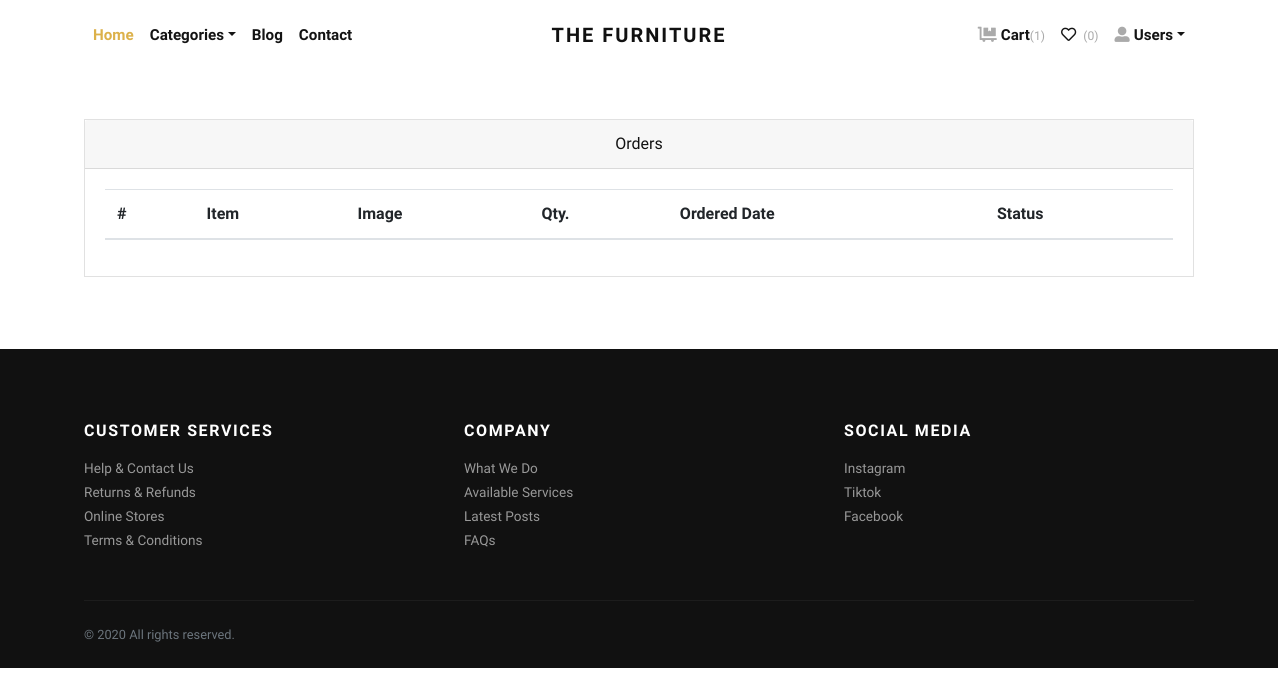
The page /orders/ (signed in) on the database as committed earlier.
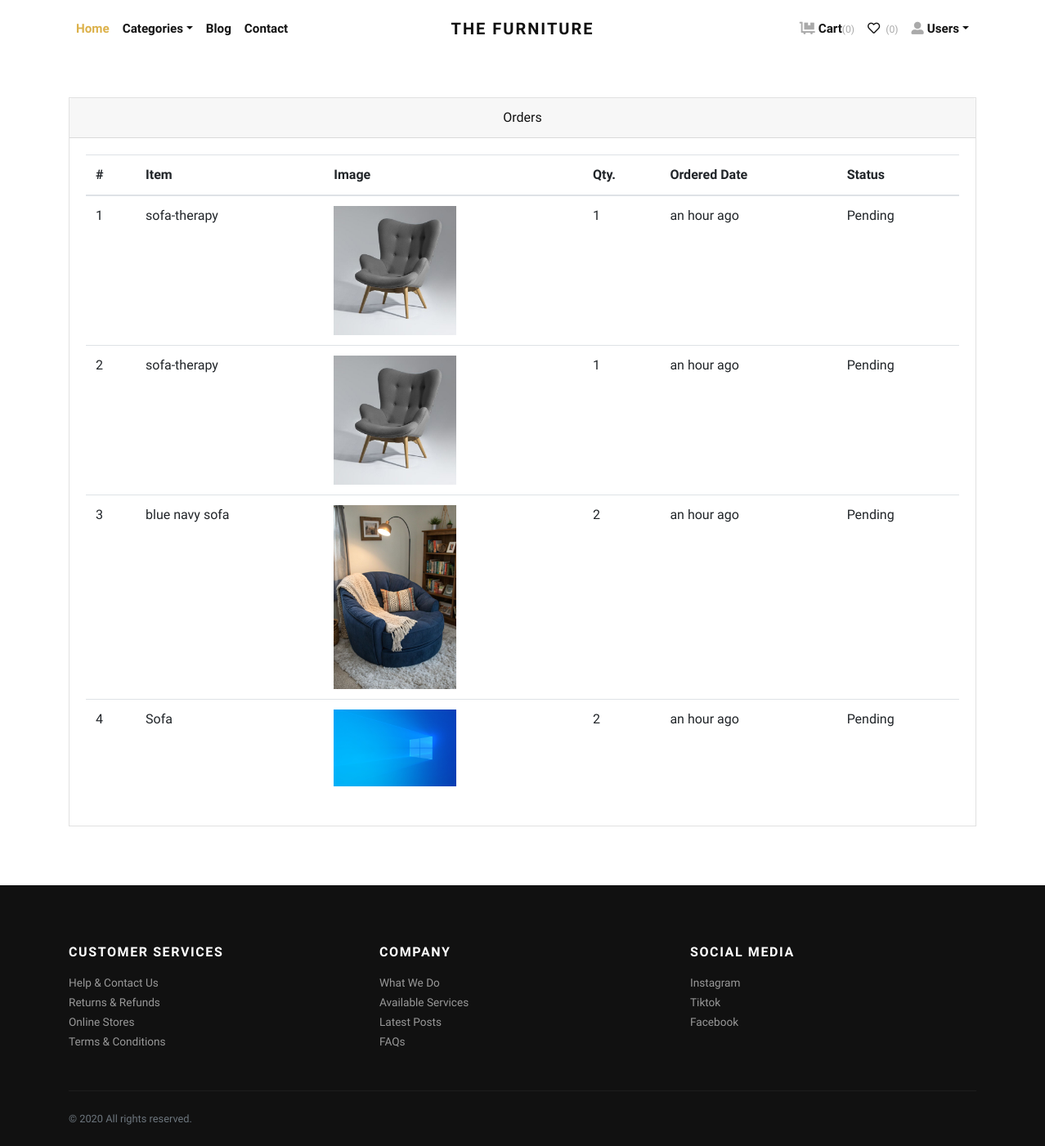
The same page on the database as committed later.
### store/models.py (models this page shows, shortened)
class Order(models.Model):
    user = models.ForeignKey(User, verbose_name="User", on_delete=models.CASCADE)
    address = models.ForeignKey(Address, verbose_name="Shipping Address", on_delete=models.CASCADE)
    product = models.ForeignKey(Product, verbose_name="Product", on_delete=models.CASCADE)
    quantity = models.PositiveIntegerField(verbose_name="Quantity")
    payment_method = models.CharField(
        max_length=10,
        default="COD"
    )
    ordered_date = models.DateTimeField(auto_now_add=True, verbose_name="Ordered Date")
    status = models.CharField(
        choices=STATUS_CHOICES,
        max_length=50,
        default="Pending"
    )

class Product(models.Model):
    title = models.CharField(max_length=150, verbose_name="Product Title")
    slug = models.SlugField(max_length=160, verbose_name="Product Slug")
    sku = models.CharField(max_length=255, unique=True, verbose_name="Unique Product ID (SKU)")
    short_description = models.TextField(verbose_name="Short Description")
    detail_description = models.TextField(blank=True, null=True, verbose_name="Detail Description")
    product_image = models.ImageField(upload_to='product', blank=True, null=True, verbose_name="Product Image")
    price = models.DecimalField(max_digits=8, decimal_places=2)
    category = models.ForeignKey(Category, verbose_name="Product Categoy", on_delete=models.CASCADE)
    is_active = models.BooleanField(verbose_name="Is Active?")
    is_featured = models.BooleanField(verbose_name="Is Featured?")
    created_at = models.DateTimeField(auto_now_add=True, verbose_name="Created Date")
    updated_at = models.DateTimeField(auto_now=True, verbose_name="Updated Date")
    class Meta:
        verbose_name_plural = 'Products'
        ordering = ('-created_at', )

### store/views.py (the view)
# urls.py: path('orders/', views.orders, name="orders"),
@login_required
def orders(request):
    orders = Order.objects.filter(user=request.user).order_by('-ordered_date')
    return render(request, 'store/orders.html', {'orders': orders})

### store/context_preprocessors.py (called while the page is built)
def store_menu(request):
    categories = Category.objects.filter(is_active=True)
    context = {
        'categories_menu': categories,
    }
    return context

def cart_menu(request):
    if request.user.is_authenticated:
        cart_items= Cart.objects.filter(user=request.user)
        context = {
            'cart_items': cart_items,
        }
    else:
        context = {}
    return context

### templates/store/orders.html (shortened to what this page needs)
{% extends 'base.html' %}
{% load static %}
{% load humanize %}
    {% block content %}
      <div class="container py-5">
        <div class="row">
          <div class="col-lg-12">
            <div class="card mb-4" id="tables">
              <div class="card-header text-center">Orders</div>
              <div class="card-body">
                <table class="table table-hover">
                  <thead>
                    <tr>
                      <th>#</th>
                      <th>Item</th>
                      <th>Image</th>
                      <th>Qty.</th>
                      <th>Ordered Date</th>
                      <th>Status</th>
                    </tr>
                  </thead>
                  <tbody>
                    {% if orders %}
                    {% for order in orders %}
                    <tr>
                      <td>{{forloop.counter}}</td>
                      <td>{{order.product.title}}</td>
                      <td>
                        {% if order.product.product_image %}
                          <img src="{{order.product.product_image.url}}" alt="{{order.product.product_ttile}}" style="width:150px;">
                        {% endif %}
                      </td>
                      <td>{{order.quantity}}</td>
                      <td>{{order.ordered_date|naturaltime}}</td>
                      <td>
                        {{order.status}}
                      </td>
                    </tr>
                    {% endfor %}
                    {% endif %}
                  </tbody>
                </table>
              </div>
            </div>
          </div>
        </div>
      </div>
{% endblock content %}

### templates/base.html (shortened to what this page needs)
{% load static %}
<!DOCTYPE html>
<html>
  <head>
    <link rel="stylesheet" href="{% static 'vendor/bootstrap/css/bootstrap.min.css' %}">
    <link rel="stylesheet" href="{% static 'vendor/lightbox2/css/lightbox.min.css' %}">
    <link rel="stylesheet" href="{% static 'vendor/nouislider/nouislider.min.css' %}">
    <link rel="stylesheet" href="{% static 'vendor/bootstrap-select/css/bootstrap-select.min.css' %}">
    <link rel="stylesheet" href="{% static 'vendor/owl.carousel2/assets/owl.carousel.min.css' %}">
    <link rel="stylesheet" href="{% static 'vendor/owl.carousel2/assets/owl.theme.default.css' %}">
    <link rel="stylesheet" href="{% static 'css/style.default.css' %}" id="theme-stylesheet">
    <link rel="stylesheet" href="{% static 'css/custom.css' %}">
  </head>
  <body>
    <div class="page-holder">
      {% include 'navbar.html' %}
      {% block content %}
      {% endblock content %}
      {% include 'footer.html' %}
      {% include 'scripts.html' %}

### templates/navbar.html (shortened to what this page needs)
{% load static %}
    <header class="header">
        <div class="container px-0 px-lg-3">
          <nav class="navbar navbar-expand-lg navbar-light py-3 px-lg-0"><a class="navbar-brand" href="{% url 'store:home' %}"><span class="font-weight-bold text-uppercase text-dark">The Furniture</span></a>
            <div class="collapse navbar-collapse" id="navbarSupportedContent">
              <ul class="navbar-nav mr-auto">
                <li class="nav-item">
                  <a class="nav-link active" href="{% url 'store:home' %}">Home</a>
                </li>
                <li class="nav-item dropdown"><a class="nav-link dropdown-toggle" id="pagesDropdown" href="#" data-toggle="dropdown" aria-haspopup="true" aria-expanded="false">Categories</a>
                </li>
                <li class="nav-item">
                  <a class="nav-link" href="{% url 'store:home' %}">Blog</a>
                </li>
                <li class="nav-item">
                  <a class="nav-link" href="{% url 'store:home' %}">Contact</a>
                </li>
              </ul>
              <ul class="navbar-nav ml-auto">
                {% if request.user.is_authenticated %}
                  <li class="nav-item"><a class="nav-link" href="{% url 'store:cart' %}"> <i class="fas fa-dolly-flatbed mr-1 text-gray"></i>Cart<small class="text-gray">({{cart_items.count}})</small></a></li>
                  <li class="nav-item"><a class="nav-link" href="#"> <i class="far fa-heart mr-1"></i><small class="text-gray"> (0)</small></a></li>
                  <li class="nav-item dropdown"><a class="nav-link dropdown-toggle" id="pagesDropdown" href="#" data-toggle="dropdown" aria-haspopup="true" aria-expanded="false"><i class="fas fa-user-alt mr-1 text-gray"></i>Users</a></a>
                </li>
                {% else %}
                  <li class="nav-item"><a class="nav-link" href="{% url 'store:login' %}">Login</a></li>
                  <li class="nav-item"><a class="nav-link" href="{% url 'store:register' %}">Create Account</a></li>
                {% endif %}
              </ul>
            </div>
          </nav>
        </div>
      </header>

### templates/footer.html
<footer class="bg-dark text-white">
        <div class="container py-4">
          <div class="row py-5">
            <div class="col-md-4 mb-3 mb-md-0">
              <h6 class="text-uppercase mb-3">Customer services</h6>
              <ul class="list-unstyled mb-0">
                <li><a class="footer-link" href="#">Help &amp; Contact Us</a></li>
                <li><a class="footer-link" href="#">Returns &amp; Refunds</a></li>
                <li><a class="footer-link" href="#">Online Stores</a></li>
                <li><a class="footer-link" href="#">Terms &amp; Conditions</a></li>
              </ul>
            </div>
            <div class="col-md-4 mb-3 mb-md-0">
              <h6 class="text-uppercase mb-3">Company</h6>
              <ul class="list-unstyled mb-0">
                <li><a class="footer-link" href="#">What We Do</a></li>
                <li><a class="footer-link" href="#">Available Services</a></li>
                <li><a class="footer-link" href="#">Latest Posts</a></li>
                <li><a class="footer-link" href="#">FAQs</a></li>
              </ul>
            </div>
            <div class="col-md-4">
              <h6 class="text-uppercase mb-3">Social media</h6>
              <ul class="list-unstyled mb-0">
                <li><a class="footer-link" href="#">Instagram</a></li>
                <li><a class="footer-link" href="#">Tiktok</a></li>
                <li><a class="footer-link" href="#">Facebook</a></li>
              </ul>
            </div>
          </div>
          <div class="border-top pt-4" style="border-color: #1d1d1d !important">
            <div class="row">
              <div class="col-lg-6">
                <p class="small text-muted mb-0">&copy; 2020 All rights reserved.</p>
              </div>
              <div class="col-lg-6 text-lg-right">
              </div>
            </div>
          </div>
        </div>
      </footer>

### templates/scripts.html (shortened to what this page needs)
{% load static %}
      <link rel="stylesheet" href="https://use.fontawesome.com/releases/v5.7.1/css/all.css">
    </div>
  </body>
</html>

### jewelryshop/static/css/style.default.css (style rules this page uses)
.text-gray { color: #aaa !important; }
.navbar { position: relative; }
@media (min-width: 992px) { .navbar-brand { position: absolute; top: 50%; left: 50%; -webkit-transform: translate(-50%, -50%); transform: translate(-50%, -50%); } }
.footer-link { font-size: 0.85rem; position: relative; color: #999; transition: all 0.3s; }
.footer-link::before { content: '\f0da'; display: inline-block; font-family: 'Font Awesome\ 5 Free'; font-weight: 900; position: absolute; top: 50%; left: 0; -webkit-transform: translateY(-50%); transform: translateY(-50%); color: #fff; transition: all 0.3s; opacity: 0; }
.text-uppercase { text-transform: uppercase; letter-spacing: 0.1em; }
.navbar { padding: 0.5rem 1rem; }
.navbar-brand { display: inline-block; padding-top: 0.3125rem; padding-bottom: 0.3125rem; margin-right: 1rem; font-size: 1.25rem; }
.navbar-light .navbar-brand { color: #dcb14a; }
.navbar-light .navbar-nav .nav-link { color: rgba(17, 17, 17, 0.99); font-weight: 800; font-size: 0.95rem; transition: all 0.3s; }
.navbar-light .navbar-nav .show > .nav-link, .navbar-light .navbar-nav .active > .nav-link, .navbar-light .navbar-nav .nav-link.show, .navbar-light .navbar-nav .nav-link.active { color: #dcb14a; }
body { font-family: "Libre Franklin", sans-serif; font-size: 1rem; font-weight: 400; line-height: 1.5; color: #111111; background-color: #fff; }
a { color: #dcb14a; text-decoration: none; }
h1, h2, h3, h4, h5, h6, .h1, .h2, .h3, .h4, .h5, .h6 { margin-bottom: 0.5rem; font-family: inherit; font-weight: 900; line-height: 1.2; color: inherit; }
h6, .h6 { font-size: 1rem; }
small, .small { font-size: 80%; font-weight: 400; }
.bg-dark { background-color: #111111 !important; }
.text-dark { color: #111111 !important; }
.nav-link { padding: 0.5rem 1rem; }
.card { background-color: #fff; border: 1px solid rgba(17, 17, 17, 0.125); border-radius: 0; }
.card-body { padding: 1.25rem; }
.card-header { padding: 0.75rem 1.25rem; background-color: rgba(17, 17, 17, 0.03); border-bottom: 1px solid rgba(17, 17, 17, 0.125); }
.card-header:first-child { border-radius: calc(0 - 1px) calc(0 - 1px) 0 0; }

Rows that differ between the two databases and show on the page:
added Order: product "sofa-therapy", product.product_image (picture), quantity "1", ordered_date "an hour ago", status "Pending"
added Order: product "sofa-therapy", product.product_image (picture), quantity "1", ordered_date "an hour ago", status "Pending"
added Order: product "blue navy sofa", product.product_image (picture), quantity "2", ordered_date "an hour ago", status "Pending"
added Order: product "Sofa", product.product_image (picture), quantity "2", ordered_date "an hour ago", status "Pending"
Other text that changed with them:
{{ cart_items.count }}: "1" → "0"
